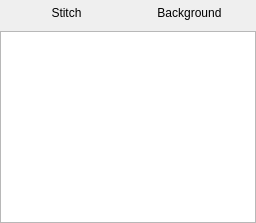
  <widget class="QDockWidget" name="patternColorsDock">
   <property name="windowTitle">
    <string>Pattern Colors</string>
   </property>
   <attribute name="dockWidgetArea">
    <number>2</number>
   </attribute>
   <widget class="QWidget" name="patternColorsDockWidget">
    <layout class="QVBoxLayout" name="verticalLayout_4">
     <property name="margin">
      <number>0</number>
     </property>
     <item>
      <layout class="QHBoxLayout" name="horizontalLayout_2" stretch="0,0">
       <property name="spacing">
        <number>0</number>
       </property>
       <property name="leftMargin">
        <number>5</number>
       </property>
       <property name="rightMargin">
        <number>5</number>
       </property>
       <item>
        <widget class="ColorLabel" name="fgColor">
         <property name="minimumSize">
          <size>
           <width>64</width>
           <height>25</height>
          </size>
         </property>
         <property name="text">
          <string>Stitch</string>
         </property>
         <property name="alignment">
          <set>Qt::AlignCenter</set>
         </property>
        </widget>
       </item>
       <item>
        <widget class="ColorLabel" name="bgColor">
         <property name="minimumSize">
          <size>
           <width>64</width>
           <height>25</height>
          </size>
         </property>
         <property name="text">
          <string>Background</string>
         </property>
         <property name="alignment">
          <set>Qt::AlignCenter</set>
         </property>
        </widget>
       </item>
      </layout>
     </item>
     <item>
      <widget class="ColorListWidget" name="patternColors">
       <property name="sizePolicy">
        <sizepolicy hsizetype="Expanding" vsizetype="Minimum">
         <horstretch>0</horstretch>
         <verstretch>0</verstretch>
        </sizepolicy>
       </property>
       <property name="minimumSize">
        <size>
         <width>0</width>
         <height>40</height>
        </size>
       </property>
       <property name="editTriggers">
        <set>QAbstractItemView::NoEditTriggers</set>
       </property>
       <property name="showDropIndicator" stdset="0">
        <bool>false</bool>
       </property>
       <property name="iconSize">
        <size>
         <width>32</width>
         <height>32</height>
        </size>
       </property>
       <property name="movement">
        <enum>QListView::Static</enum>
       </property>
       <property name="resizeMode">
        <enum>QListView::Adjust</enum>
       </property>
       <property name="gridSize">
        <size>
         <width>56</width>
         <height>56</height>
        </size>
       </property>
       <property name="viewMode">
        <enum>QListView::IconMode</enum>
       </property>
       <property name="sortingEnabled">
        <bool>true</bool>
       </property>
      </widget>
     </item>
    </layout>
   </widget>
  </widget>
